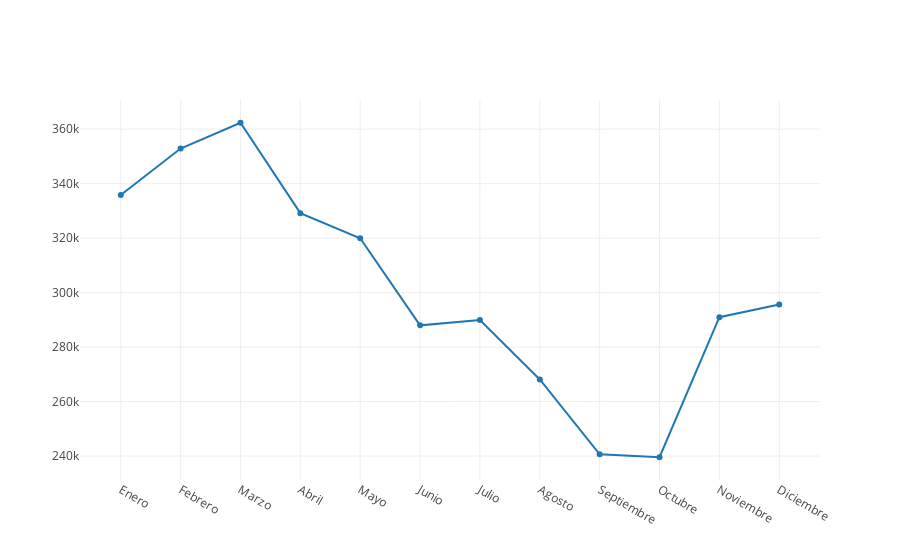
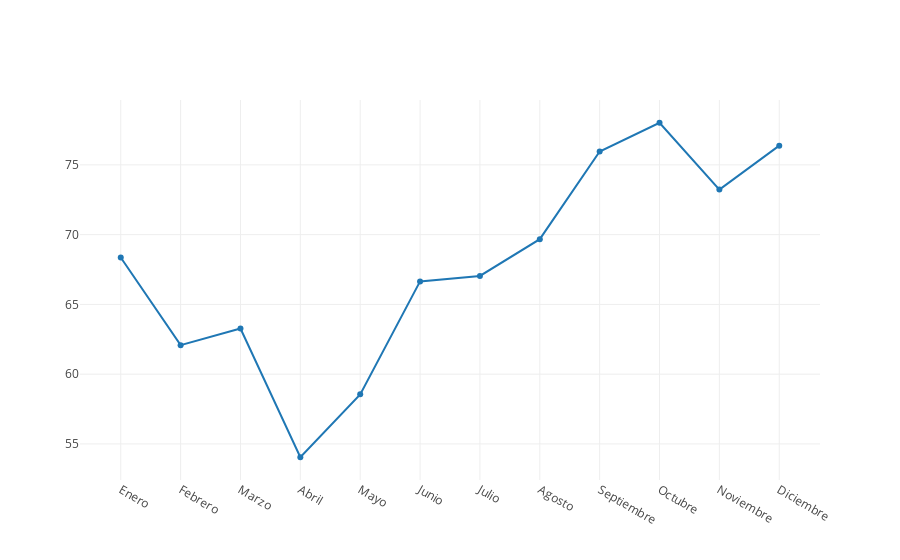

Notebook cell for these charts, in order:
### Markdown cell above
### Comparación precios de Energía y generación renovable durante el año

### Code cell
def precioMensualYGeneracionRenovable() = {
    
    val df = dfMercados
    .groupBy(date_format(col("Fecha"), "MM").as("Mes"))
    .agg(avg("Valor_Mercado_Spot").as("PromedioMensual"))
    .orderBy(col("Mes"))

    val dfRenovables = dataFrameBalance
        .filter(year(col("FechaCompleta")) > 2013)
        .filter($"Tipo" === "Generación renovable")
        .groupBy(month(col("FechaCompleta")).as("Mes"))
        .agg(avg("Valor").as("PromedioMensual"))
        .orderBy(col("Mes"))
    
    val seqPrecioEnergia = df.select("PromedioMensual").as[Double].collect.toSeq
    val seqGeneracionRenovable = dfRenovables.select("PromedioMensual").as[Double].collect.toSeq
    val seqMeses = Seq("Enero", "Febrero", "Marzo", "Abril", "Mayo", "Junio", "Julio", "Agosto", "Septiembre", "Octubre", "Noviembre", "Diciembre")

    
    //val tracePrecios = Scatter(seqMeses, seqPrecioEnergia, name = "€/MWh")
    val traceMercados =  Scatter(seqMeses, seqPrecioEnergia, name = "€/MWh")
    val traceRenovables = Scatter(seqMeses, seqGeneracionRenovable, name = "Renovables")

    val data1 = Seq(traceRenovables)
    val data2 = Seq(traceMercados)
    plot(data1)
    plot(data2)

}

// Llamar a la función
precioMensualYGeneracionRenovable()

### Figure 1 — Plotly figure (JSON) as saved in the notebook; plotly's stock layout.template omitted (floating-point values rounded to 4 significant figures)
{"data": [{"name": "Renovables", "type": "scatter", "x": ["Enero", "Febrero", "Marzo", "Abril", "Mayo", "Junio", "Julio", "Agosto", "Septiembre", "Octubre", "Noviembre", "Diciembre"], "y": [335800.0, 352900.0, 362400.0, 329200.0, 319900.0, 288000.0, 290000.0, 268100.0, 240600.0, 239500.0, 291000.0, 295700.0]}], "layout": {"autosize": true, "xaxis": {"autorange": true, "range": [-0.6604, 11.66], "type": "category"}, "yaxis": {"autorange": true, "range": [230500.0, 371300.0], "type": "linear"}}}

### Figure 2 — Plotly figure (JSON) as saved in the notebook; plotly's stock layout.template omitted (floating-point values rounded to 4 significant figures)
{"data": [{"name": "€/MWh", "type": "scatter", "x": ["Enero", "Febrero", "Marzo", "Abril", "Mayo", "Junio", "Julio", "Agosto", "Septiembre", "Octubre", "Noviembre", "Diciembre"], "y": [68.37, 62.08, 63.27, 54.05, 58.55, 66.65, 67.04, 69.68, 75.96, 78.02, 73.23, 76.38]}], "layout": {"autosize": true, "xaxis": {"autorange": true, "range": [-0.6604, 11.66], "type": "category"}, "yaxis": {"autorange": true, "range": [52.29, 79.78], "type": "linear"}}}
